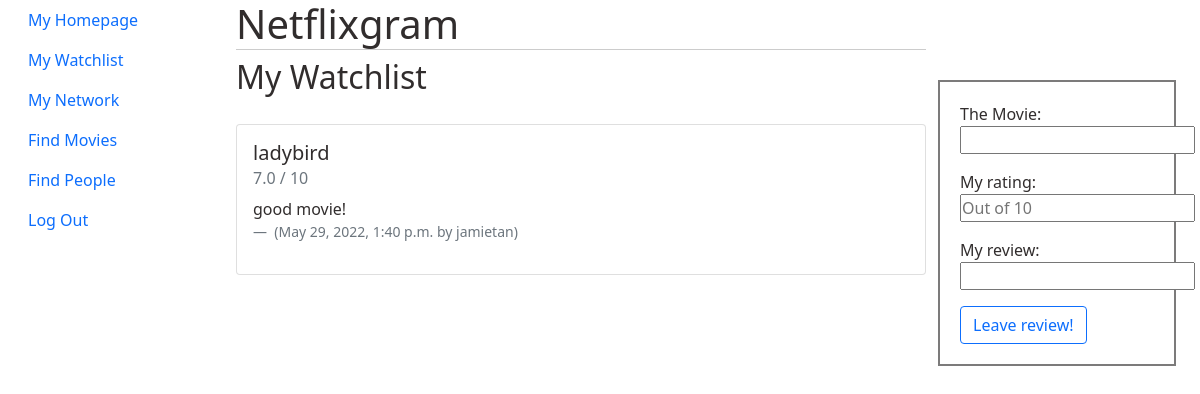
The page /my_watchlist/ (signed in) on the database its author committed.
### api/models.py (models this page shows, shortened)
class Review(models.Model):
    user = models.ForeignKey(
        User, related_name="reviews", on_delete=models.DO_NOTHING
    )
    movie = models.CharField(max_length=100)
    my_rating = models.DecimalField(max_digits=2, decimal_places=1, default=0.0)
    my_review = models.CharField(max_length=1000)
    created_at = models.DateTimeField(auto_now_add=True)

### api/views.py (the view)
# urls.py: path('my_watchlist/', my_watchlist, name='my_watchlist'),
def my_watchlist(request):
    form = ReviewForm(request.POST or None)
    if request.method == "POST":
        if form.is_valid():
            my_review = form.save(commit=False)
            my_review.user = request.user
            my_review.save()
            return redirect("my_watchlist")
    return render(request, "my_watchlist.html", {"form": form})

### api/forms.py
class ReviewForm(forms.ModelForm):
    movie = forms.CharField(required=True, label= "The Movie")
    my_rating = forms.DecimalField(required=True, widget=forms.TextInput(attrs={'placeholder': 'Out of 10'}))
    my_review = forms.CharField(required=True)
    class Meta:
        model = Review
        exclude = ("user", )

### api/templates/my_watchlist.html (shortened to what this page needs)
{% extends "base.html" %}
{% block content %}
<div class="container-fluid">
  <div class="row">
    <div class="col">
      <h1>Netflixgram</h1>
        <h2>My Watchlist</h2>
      <div class="row">
        <class = "col-6">
          {% for review in user.reviews.all %}
          <div class="card">
            <div class="card-body">
              <h5 class="card-title">{{ review.movie }}</h5>
              <h6 class="card-subtitle mb-2 text-muted">{{ review.my_rating }} / 10 </h6>
              <p class="card-text">{{ review.my_review }} </p>
              <footer class="blockquote-footer"> ({{ review.created_at }} by {{ review.user.username }}) </footer>
            </div>
          </div>
          {% endfor %}
        </div>
    </div>
      <div class="col-3", id="review-col">
        <form method="post">
          {{ form.as_p }}
          <button type="submit" class="btn btn-outline-primary">Leave review! </button>
        </form>
      </div>
    </div>
  </div>
</div>
{% endblock %}

### api/static/css/styles.css (style rules this page uses)
* { margin: 0; padding: 0; box-sizing: border-box; color: rgb(49, 45, 45); }
h1 { font-size: 2em; font-style: bold; width: 100%; height: 50px; border-bottom: 1px solid #ccc; }
#review-col { margin-top: 80px; padding: 20px; border: 2px solid rgb(124, 123, 123); }
.card { margin-top: 20px; }

### rows shown on the page
Review: movie "ladybird", my_rating "7.0", my_review "good movie!", created_at "May 29, 2022, 1:40 p.m.", user.username "jamietan"
